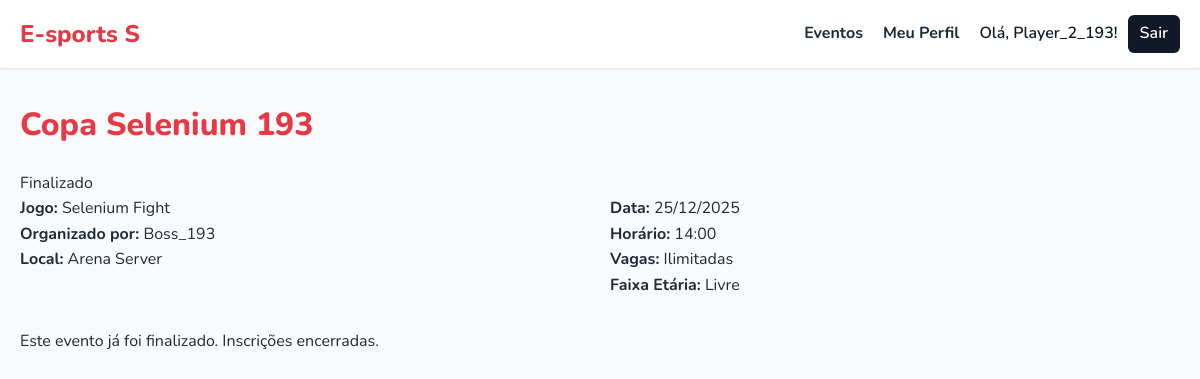
The page /evento/detalhe/1 (signed in) on the database its author committed.
### app_build/models.py (models this page shows)
class Evento(db.Model):
    id = db.Column(db.Integer, primary_key=True)
    nome = db.Column(db.String(100), nullable=False)
    jogo = db.Column(db.String(100))
    data = db.Column(db.Date, nullable=True)
    horario = db.Column(db.Time, nullable=True)
    descricao = db.Column(db.Text, nullable=True)
    link_externo = db.Column(db.String(200), nullable=True)
    limite_jogadores = db.Column(db.Integer)
    faixa_etaria = db.Column(db.String(50))
    local = db.Column(db.String(100))
    status = db.Column(db.String(50), nullable=False, default='Ativo')
    fase_atual = db.Column(db.String(50), default='Classificatoria')
    vagas_mata_mata = db.Column(db.Integer, default=4)
    organizador_id = db.Column(db.Integer, db.ForeignKey('organizador.id'), nullable=False)
    organizador = db.relationship('Organizador', backref=db.backref('eventos', lazy=True))

class Organizador(db.Model):
    id = db.Column(db.Integer, primary_key=True)
    nome = db.Column(db.String(100), unique=True, nullable=False)
    email = db.Column(db.String(100), unique=True, nullable=False)
    senha = db.Column(db.String(200), nullable=False)
    telefone = db.Column(db.String(20))
    idade = db.Column(db.Integer)

### app_build/app.py (the view)
@app.route('/evento/detalhe/<int:id>')
@login_required
def evento_detalhe(id):
    evento = Evento.query.get_or_404(id)
    is_inscrito = False
    if session.get('user_type') == 'jogador':
        if Inscricao.query.filter_by(jogador_id=session.get('user_id'), evento_id=evento.id).first():
            is_inscrito = True
    if evento.status == 'Finalizado':
        pass
    return render_template('evento_detalhe.html', evento=evento, user_session=session, is_inscrito=is_inscrito)

### app_build/app.py (called while the page is built)
def login_required(f):
    @wraps(f)
    def decorated_function(*args, **kwargs):
        if 'user_id' not in session:
            flash("Você precisa estar logado.", "error")
            return redirect(url_for('login'))
        return f(*args, **kwargs)
    return decorated_function

### app_build/templates/evento_detalhe.html (shortened to what this page needs)
{% extends 'base.html' %}
{% block content %}
    <div class="detalhe-evento-wrapper">
        <div class="detalhe-header">
            <h1>{{ evento.nome }}</h1>
            <span class="evento-status status-{{ evento.status.lower() }}">{{ evento.status }}</span>
        </div>
        <div class="detalhe-body">
            <div class="info-grid" style="display: grid; grid-template-columns: 1fr 1fr; gap: 20px; margin-bottom: 30px;">
                <div>
                    <p><strong>Jogo:</strong> {{ evento.jogo }}</p>
                    <p><strong>Organizado por:</strong> {{ evento.organizador.nome }}</p>
                    <p><strong>Local:</strong> {{ evento.local }}</p>
                </div>
                <div>
                    <p><strong>Data:</strong> {{ evento.data.strftime('%d/%m/%Y') }}</p>
                    <p><strong>Horário:</strong> {{ evento.horario.strftime('%H:%M') }}</p>
                    <p><strong>Vagas:</strong> {{ evento.limite_jogadores or "Ilimitadas" }}</p>
                    <p><strong>Faixa Etária:</strong> {{ evento.faixa_etaria or "Livre" }}</p>
                </div>
            </div>
        </div>
        <div class="detalhe-actions">
            {% if user_session.user_type == 'organizador' and user_session.user_id == evento.organizador_id %}
                {% if evento.status == 'Ativo' %}
                    <a href="{{ url_for('encerrar_evento', id=evento.id) }}" class="btn btn-encerrar">Encerrar Evento</a>
                    <a href="{{ url_for('gerenciar_inscricoes', id=evento.id) }}" class="btn btn-primary">Gerenciar Inscrições</a>
                {% else %}
                    <a href="{{ url_for('gerenciar_inscricoes', id=evento.id) }}" class="btn btn-primary">Ver Lista de Participantes</a>
                    <p class="evento-finalizado-msg" style="margin-top: 10px;">Este evento já foi finalizado.</p>
                {% endif %}
            {% elif user_session.user_type == 'jogador' %}
                {% if evento.status == 'Ativo' %}
                    {% if is_inscrito %}
                        <a href="{{ url_for('cancelar_inscricao', id=evento.id) }}" class="btn btn-cancelar">Cancelar Inscrição</a>
                        <p style="margin-top: 10px; color: green;">✔ Você está inscrito neste evento.</p>
                    {% else %}
                        <a href="{{ url_for('inscrever', id=evento.id) }}" class="btn btn-primary">Quero Participar!</a>
                    {% endif %}
                {% else %}
                    <p class="evento-finalizado-msg">Este evento já foi finalizado. Inscrições encerradas.</p>
                {% endif %}
            {% elif user_session.user_type == 'organizador' %}
                 <p>Você está vendo este evento como um Organizador (você não é o dono).</p>
            {% endif %}
        </div>
    </div>
{% endblock %}

### app_build/static/css/style.css (style rules this page uses)
:root { --cor-principal: #E63946; --cor-principal-dark: #c9303c; --cor-fundo: #F9FAFB; --cor-card: #FFFFFF; --cor-texto: #1F2937; --cor-borda: #E5E7EB; --cor-destaque: #111827; --sombra: 0 4px 6px -1px rgba(0, 0, 0, 0.1); --sombra-hover: 0 10px 15px -3px rgba(0, 0, 0, 0.1); }
* { margin: 0; padding: 0; box-sizing: border-box; }
body { font-family: 'Nunito', sans-serif; background-color: var(--cor-fundo); color: var(--cor-texto); line-height: 1.6; }
h1, h2, h3 { font-weight: 800; color: var(--cor-principal); margin-bottom: 20px; }

### rows shown on the page
Evento: nome "Copa Selenium 193", status "Finalizado", jogo "Selenium Fight", local "Arena Server", data "25/12/2025", horario "14:00", limite_jogadores "Ilimitadas", faixa_etaria "Livre"
Organizador: organizador.nome "Boss_193"

### other values the page prints
{{ session.user_name }} "Player_2_193"
